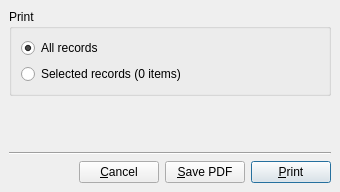
<?xml version="1.0" encoding="UTF-8"?>
<ui version="4.0">
 <class>PrintDialog</class>
 <widget class="QDialog" name="PrintDialog">
  <property name="windowModality">
   <enum>Qt::WindowModal</enum>
  </property>
  <property name="geometry">
   <rect>
    <x>0</x>
    <y>0</y>
    <width>340</width>
    <height>192</height>
   </rect>
  </property>
  <property name="windowTitle">
   <string>Print</string>
  </property>
  <layout class="QVBoxLayout" name="verticalLayout">
   <property name="margin">
    <number>0</number>
   </property>
   <item>
    <widget class="QStackedWidget" name="stackedWidget">
     <property name="currentIndex">
      <number>0</number>
     </property>
     <widget class="QWidget" name="config">
      <layout class="QVBoxLayout" name="verticalLayout_3">
       <item>
        <widget class="QGroupBox" name="groupBox">
         <property name="title">
          <string>Print</string>
         </property>
         <layout class="QVBoxLayout" name="verticalLayout_2">
          <item>
           <widget class="QRadioButton" name="allRecordsRadio">
            <property name="text">
             <string>All records</string>
            </property>
            <property name="checked">
             <bool>true</bool>
            </property>
           </widget>
          </item>
          <item>
           <widget class="QRadioButton" name="selectedRecordsRadio">
            <property name="text">
             <string>Selected records (0 items)</string>
            </property>
           </widget>
          </item>
         </layout>
        </widget>
       </item>
       <item>
        <spacer name="verticalSpacer">
         <property name="orientation">
          <enum>Qt::Vertical</enum>
         </property>
         <property name="sizeHint" stdset="0">
          <size>
           <width>20</width>
           <height>35</height>
          </size>
         </property>
        </spacer>
       </item>
       <item>
        <widget class="Line" name="line">
         <property name="orientation">
          <enum>Qt::Horizontal</enum>
         </property>
        </widget>
       </item>
       <item>
        <layout class="QHBoxLayout" name="horizontalLayout">
         <item>
          <spacer name="horizontalSpacer">
           <property name="orientation">
            <enum>Qt::Horizontal</enum>
           </property>
           <property name="sizeHint" stdset="0">
            <size>
             <width>40</width>
             <height>20</height>
            </size>
           </property>
          </spacer>
         </item>
         <item>
          <widget class="QPushButton" name="cancelButton">
           <property name="text">
            <string>&amp;Cancel</string>
           </property>
           <property name="autoDefault">
            <bool>false</bool>
           </property>
          </widget>
         </item>
         <item>
          <widget class="QPushButton" name="pdfButton">
           <property name="text">
            <string>&amp;Save PDF</string>
           </property>
           <property name="autoDefault">
            <bool>false</bool>
           </property>
          </widget>
         </item>
         <item>
          <widget class="QPushButton" name="printButton">
           <property name="text">
            <string>&amp;Print</string>
           </property>
           <property name="default">
            <bool>true</bool>
           </property>
          </widget>
         </item>
        </layout>
       </item>
      </layout>
     </widget>
     <widget class="QWidget" name="progress">
      <layout class="QVBoxLayout" name="verticalLayout_4">
       <item>
        <layout class="QHBoxLayout" name="horizontalLayout_2">
         <item>
          <widget class="QLabel" name="label">
           <property name="styleSheet">
            <string notr="true">font-size:16px;</string>
           </property>
           <property name="text">
            <string>Please wait...</string>
           </property>
          </widget>
         </item>
         <item>
          <widget class="QProgressBar" name="progressBar">
           <property name="maximum">
            <number>0</number>
           </property>
           <property name="value">
            <number>0</number>
           </property>
          </widget>
         </item>
        </layout>
       </item>
       <item>
        <spacer name="verticalSpacer_2">
         <property name="orientation">
          <enum>Qt::Vertical</enum>
         </property>
         <property name="sizeHint" stdset="0">
          <size>
           <width>20</width>
           <height>94</height>
          </size>
         </property>
        </spacer>
       </item>
       <item>
        <widget class="Line" name="line_2">
         <property name="orientation">
          <enum>Qt::Horizontal</enum>
         </property>
        </widget>
       </item>
       <item>
        <layout class="QHBoxLayout" name="horizontalLayout_3">
         <item>
          <spacer name="horizontalSpacer_2">
           <property name="orientation">
            <enum>Qt::Horizontal</enum>
           </property>
           <property name="sizeHint" stdset="0">
            <size>
             <width>40</width>
             <height>20</height>
            </size>
           </property>
          </spacer>
         </item>
         <item>
          <widget class="QPushButton" name="cancelPrintButton">
           <property name="text">
            <string>&amp;Cancel</string>
           </property>
           <property name="autoDefault">
            <bool>false</bool>
           </property>
          </widget>
         </item>
        </layout>
       </item>
      </layout>
     </widget>
    </widget>
   </item>
  </layout>
 </widget>
 <resources/>
 <connections/>
</ui>
